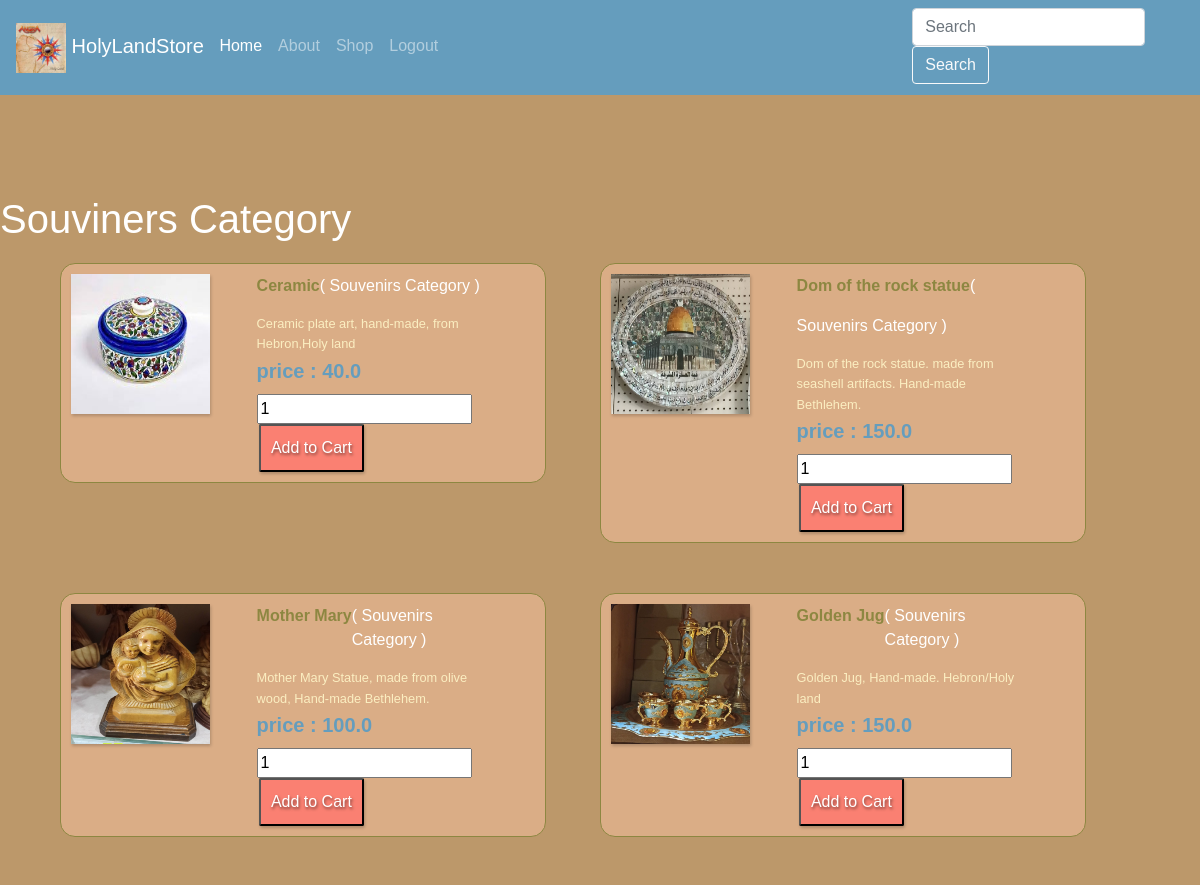
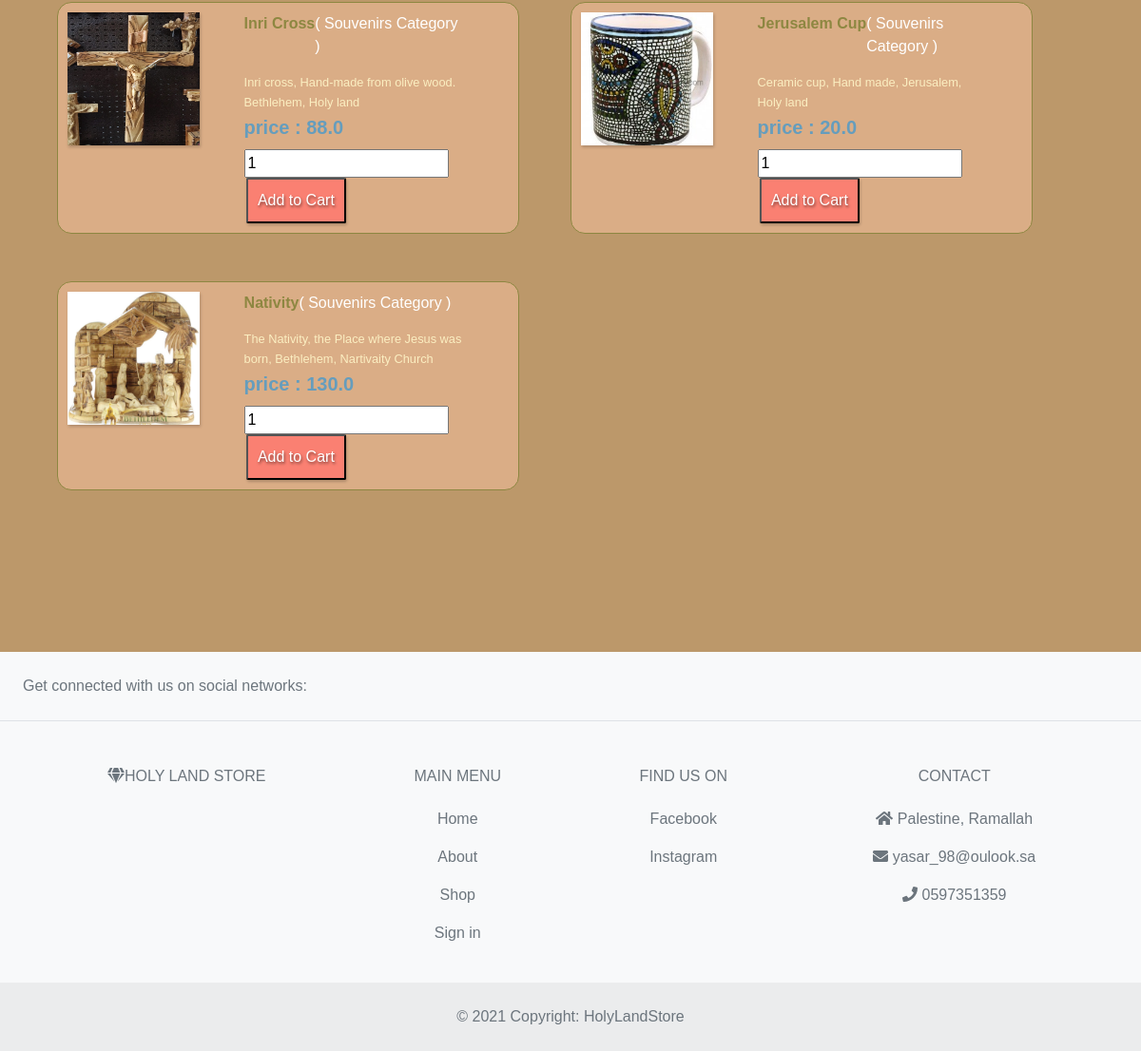
The page /category/souvenirs (signed in) on the database its author committed (2 pictures, top to bottom).
### product_app/models.py (models this page shows, shortened)
class Product(models.Model):
    title = models.CharField(max_length=255)
    price = models.FloatField()
    desc = models.TextField()
    img = models.ImageField(blank=True)
    quantity= models.IntegerField()
    category = models.ForeignKey(Category, related_name="category_products", on_delete=CASCADE)
    user = models.ManyToManyField(User, through='Cart', related_name="user_products")
    created_at = models.DateTimeField(auto_now_add=True)
    updated_at = models.DateTimeField(auto_now=True)

class Category(models.Model):
    title = models.CharField(max_length=255)
    img = models.ImageField(blank=True)
    created_at = models.DateTimeField(auto_now_add=True)
    updated_at = models.DateTimeField(auto_now=True)

### product_app/views.py (the view)
# urls.py: path('souvenirs', views.souvenirs),
def souvenirs(request):
    all_products=models.get_all_category_products('Souvenirs')
    user= models.get_user(request.session['User_email'])
    context={
        'all_souvenirs_products': all_products,
        'user':user,
    }
    return render(request, 'souvenirs_category.html', context)

### product_app/models.py (called while the page is built)
def get_all_category_products(title):
    category=Category.objects.get(title=title)
    return category.category_products.all()

### user_app/models.py (called while the page is built)
def get_user(email):
    users = User.objects.filter(email=email)
    if len(users)>0: #check if the list is not empty
        return users[0]
    return None

### product_app/templates/souvenirs_category.html (shortened to what this page needs)
<!DOCTYPE html>
<html lang="en">
<head>
	<link rel="stylesheet" href="https://stackpath.bootstrapcdn.com/bootstrap/4.5.0/css/bootstrap.min.css" />
	{% load static %}
	<link rel="stylesheet" href="{% static 'css/product.css' %}" />
</head>
<body>
	<nav class="navbar sticky-top navbar-expand-md navbar-dark">
		<a href="/" class="navbar-brand">
			<img src="{% static 'imgs/logo.jpg' %}" alt="Holy Land Store" class="logo" />
			HolyLandStore
		</a>
		<div class="collapse navbar-collapse menu" id="navbarCollapse">
			<div class="navbar-nav">
				<a href="/" class="nav-item nav-link active">Home</a>
				<a href="#" class="nav-item nav-link">About</a>
				<a href="#" class="nav-item nav-link">Shop</a>
			  {% if 'User_email' in request.session %}
				<a href="/logout" class="nav-item nav-link">Logout</a>
				<a class="nav-item nav-link" style="color: red; font-weight: bold; margin-left: 450px;"> {{user.first_name}} {{user.last_name}}</a>
			  {% endif %}
			</div>
			<form class="form-inline ml-auto">
				<input type="text" class="form-control mr-sm-2" placeholder="Search" />
				<button type="submit" class="btn btn-outline-light serchbtn">Search</button>
			</form>
		</div>
	</nav>
	<main>
		<h1>Souviners Category</h1>
		<div id="wrap" class="content">
			<div id="quad_deals">
				{% for product in all_souvenirs_products %}
				<div class="deal">
					<div class="product_img">
						<img src="/media/{{product.img}}" alt="product"/>
					</div>
					<div class="options">
						<p class="title">
							{{product.title}}
						</p>
						<p> ( {{product.category.title}} Category ) </p>
						<span class="details">
							{{product.desc}} </span>
							<span class="details price"> price : {{product.price}}
							</span>
						<div class="action">
							<form action="/category/process_cart/{{ product.id }}" method="post">
								<div class="product-quantity">
									<input type="number" name="quantity" value="{{product.quantity}}" min="1" />
									</div>
								<input class="button" type="submit" name="add_to_cart" value="Add to Cart"></input>
							</form>
						</div>
					</div>
				</div>
				{% endfor %}
			</div>
		</div>
	</main>
	<footer class="text-center sticky-bottom text-lg-start bg-light text-muted">
		<section class="
          d-flex
          justify-content-center justify-content-lg-between
          p-4
          border-bottom
        ">
			<div class="me-5 d-none d-lg-block">
				<span>Get connected with us on social networks:</span>
			</div>
		</section>
		<section class="">
			<div class="container text-center text-md-start mt-5">
				<div class="row mt-3">
					<div class="col-md-3 col-lg-4 col-xl-3 mx-auto mb-4">
						<h6 class="text-uppercase fw-bold mb-4">
							<i class="fas fa-gem me-3"></i>Holy Land Store
						</h6>
					</div>
					<div class="col-md-2 col-lg-2 col-xl-2 mx-auto mb-4">
						<h6 class="text-uppercase fw-bold mb-4">Main Menu</h6>
						<p>
							<a href="#!" class="text-reset">Home</a>
						</p>
						<p>
							<a href="#!" class="text-reset">About</a>
						</p>
						<p>
							<a href="#!" class="text-reset">Shop</a>
						</p>
						<p>
							<a href="#!" class="text-reset">Sign in</a>
						</p>
					</div>
					<div class="col-md-3 col-lg-2 col-xl-2 mx-auto mb-4">
						<h6 class="text-uppercase fw-bold mb-4">Find us on</h6>
						<p>
							<a href="#!" class="text-reset">Facebook</a>
						</p>
						<p>
							<a href="#!" class="text-reset">Instagram</a>
						</p>
					</div>
					<div class="col-md-4 col-lg-3 col-xl-3 mx-auto mb-md-0 mb-4">
						<h6 class="text-uppercase fw-bold mb-4">Contact</h6>
						<p><i class="fas fa-home me-3"></i> Palestine, Ramallah</p>
						<p>
							<i class="fas fa-envelope me-3"></i>
							yasar_98@oulook.sa
						</p>
						<p><i class="fas fa-phone me-3"></i> 0597351359</p>
					</div>
				</div>
			</div>
		</section>
		<div class="text-center p-4" style="background-color: rgba(0, 0, 0, 0.05)">
			© 2021 Copyright: HolyLandStore
		</div>
	</footer>
</body>
</html>

### product_app/static/css/product.css (style rules this page uses)
* { box-sizing:border-box; }
body { background:#f1f2f3; margin:0; padding:0; font-family:'arial',sans-serif; color:#fff; }
img { max-width:100%; }
#wrap { width:90%; display:block; margin:20px auto; }
#quad_deals { float:left; width:100%; min-height:300px; height:auto; display:block; }
.deal { display:block; width: 45%; margin-right: 5%; height:50%; min-height:150px; padding:10px; float:left; background:rgba(0,0,0,0.7); }
.product_img { display:block; float:left; padding:10px; position:relative; width:30%; height:140px; overflow:hidden; box-shadow:1px 2px 3px rgba(0,0,0,0.2); }
.product_img img { position:absolute; top:0; bottom:0; left:0; right:0; width:100%; height: 100%; box-shadow:1px 2px 3px rgba(0,0,0,0.2); }
.options { width:70%; float:left; display:block; padding: 0 10%; }
.title { display:block; float:left; font-weight:bold; margin-top:0; color: #8d8741; }
.details { display:block; float:left; font-size:.8em; }
.action { width:100%; display:block; float:left; margin-top:7px; }
.action .button { display:inline-block; padding:10px; background:salmon; text-decoration:none; color:#FFF; text-shadow:1px 2px 3px rgba(0,0,0,0.5); box-shadow:1px 2px 3px rgba(0,0,0,0.2); border-radius:2px; margin:0 1%; }
.deal { border: 1px solid #8d8741; background-color: #daad86; margin-bottom: 50px; border-radius: 15px; }
body { background-color: #bc986a; }
.details { line-height: 1.6; color: #fbeec1; }
main { padding: 100px 0; }
.price { display: inline-block; font-size: 20px; color: #659dbd; font-weight: bold; }

### product_app/templates/souvenirs_category.html (style rules this page uses)
.logo { width: 50px; height: 50px; }
nav { background-color: #659dbd; }
.menu { padding-bottom: 3px; }

### rows shown on the page
Product: img (picture), title "Ceramic", category "Souvenirs", desc "Ceramic plate art, hand-made, from Hebron,Holy land", price "40.0", quantity "1"
Product: img (picture), title "Dom of the rock statue", category "Souvenirs", desc "Dom of the rock statue. made from seashell artifacts. Hand-made Bethlehem.", price "150.0", quantity "1"
Product: img (picture), title "Mother Mary", category "Souvenirs", desc "Mother Mary Statue, made from olive wood, Hand-made Bethlehem.", price "100.0", quantity "1"
Product: img (picture), title "Golden Jug", category "Souvenirs", desc "Golden Jug, Hand-made. Hebron/Holy land", price "150.0", quantity "1"
Product: img (picture), title "Inri Cross", category "Souvenirs", desc "Inri cross, Hand-made from olive wood. Bethlehem, Holy land", price "88.0", quantity "1"
Product: img (picture), title "Jerusalem Cup", category "Souvenirs", desc "Ceramic cup, Hand made, Jerusalem, Holy land", price "20.0", quantity "1"
Product: img (picture), title "Nativity", category "Souvenirs", desc "The Nativity, the Place where Jesus was born, Bethlehem, Nartivaity Church", price "130.0", quantity "1"
